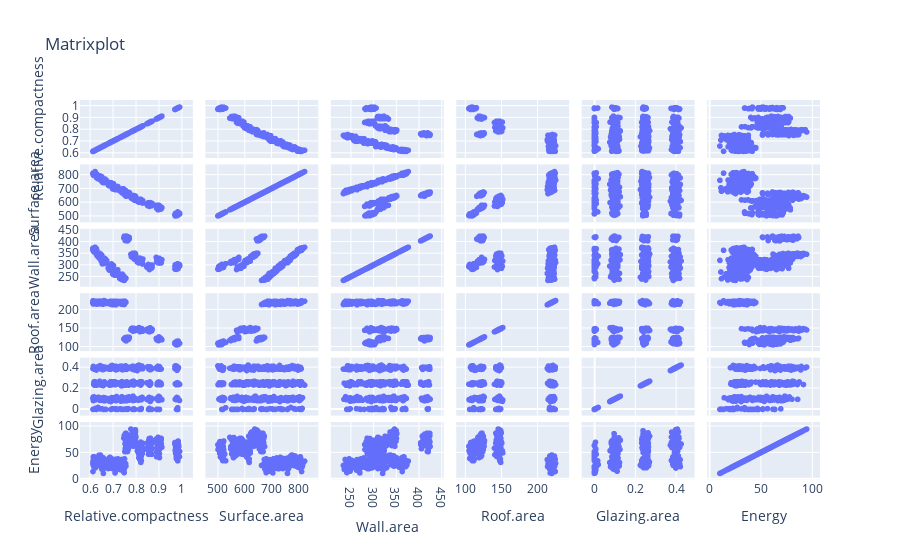

Here is the notebook cell this chart was saved with:
### Markdown cell above
* **Relative compactness** est très fortement correlé négativement avec Surface area (-0.98) et Roof Area (-0.87). Il doit exister un lien numérique entre ces variables que nous étudierons par la suite.

   * **Roof Area** est aussi fortement corrélé avec Energy.
    
Il est difficile de tirer des conclusions avec le graphique des corrélations. Regardons la matrice de scatterplots.

<br>

### Code cell
# A retourner en y !

px.scatter_matrix(x, dimensions=['Relative.compactness', 'Surface.area', 'Wall.area', 
                                 'Roof.area', 'Glazing.area', 'Energy'], 
                 title="Matrixplot ")

### Figure 1 — Plotly figure (JSON) as saved in the notebook; plotly's stock layout.template omitted (floating-point values rounded to 4 significant figures; data arrays with more than 128 entries replaced by an {"elided": "..."} marker saying what was removed)
{"data": [{"dimensions": [{"axis": {"matches": true}, "label": "Relative.compactness", "values": {"elided": "768 float values"}}, {"axis": {"matches": true}, "label": "Surface.area", "values": {"elided": "768 float values"}}, {"axis": {"matches": true}, "label": "Wall.area", "values": {"elided": "768 float values"}}, {"axis": {"matches": true}, "label": "Roof.area", "values": {"elided": "768 float values"}}, {"axis": {"matches": true}, "label": "Glazing.area", "values": {"elided": "768 float values"}}, {"axis": {"matches": true}, "label": "Energy", "values": {"elided": "768 float values"}}], "hovertemplate": "%{xaxis.title.text}=%{x}<br>%{yaxis.title.text}=%{y}<extra></extra>", "legendgroup": "", "marker": {"color": "#636efa", "symbol": "circle"}, "name": "", "showlegend": false, "type": "splom"}], "layout": {"dragmode": "select", "legend": {"tracegroupgap": 0}, "title": {"text": "Matrixplot "}}}
